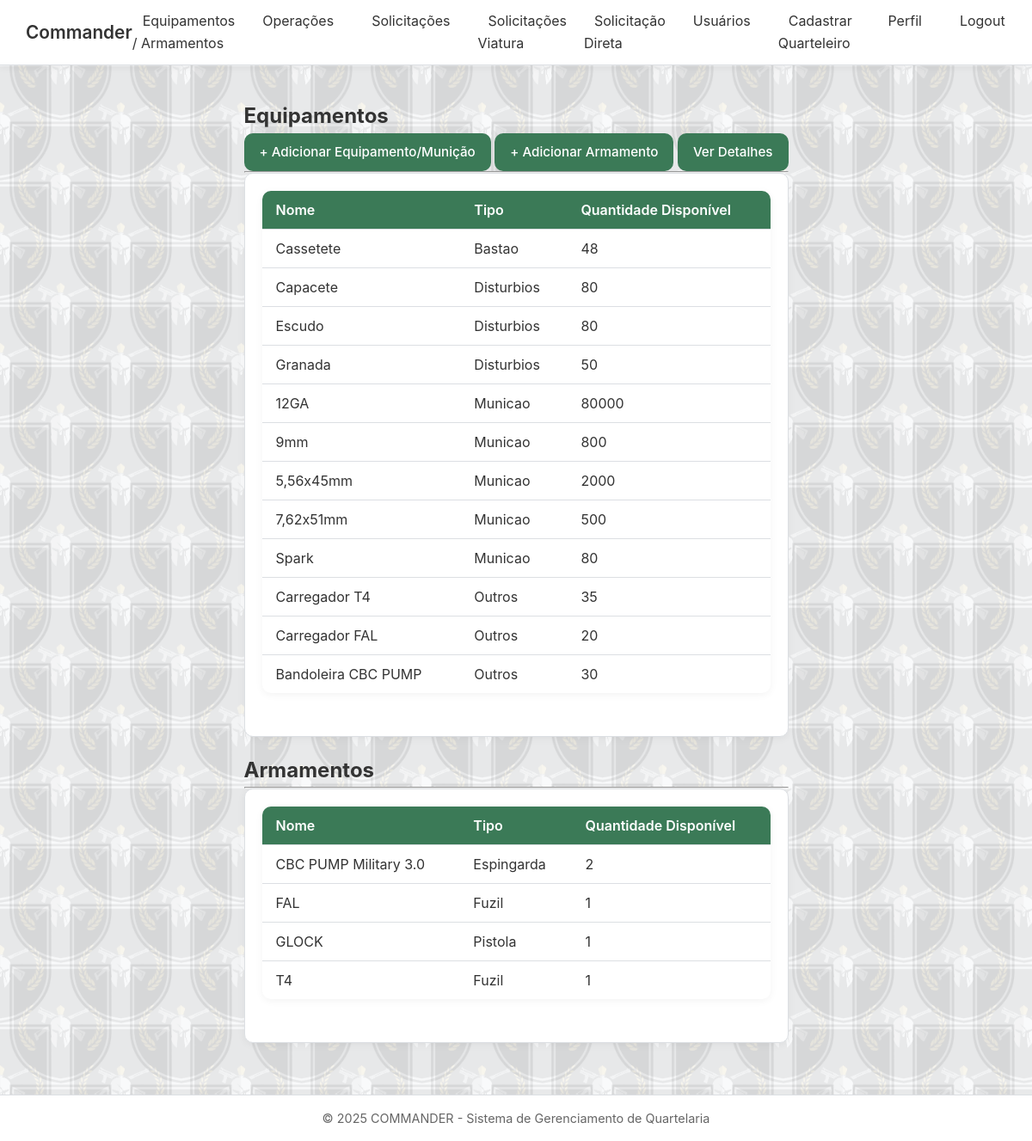
The app's page /equipamentos.php (signed in), older data.
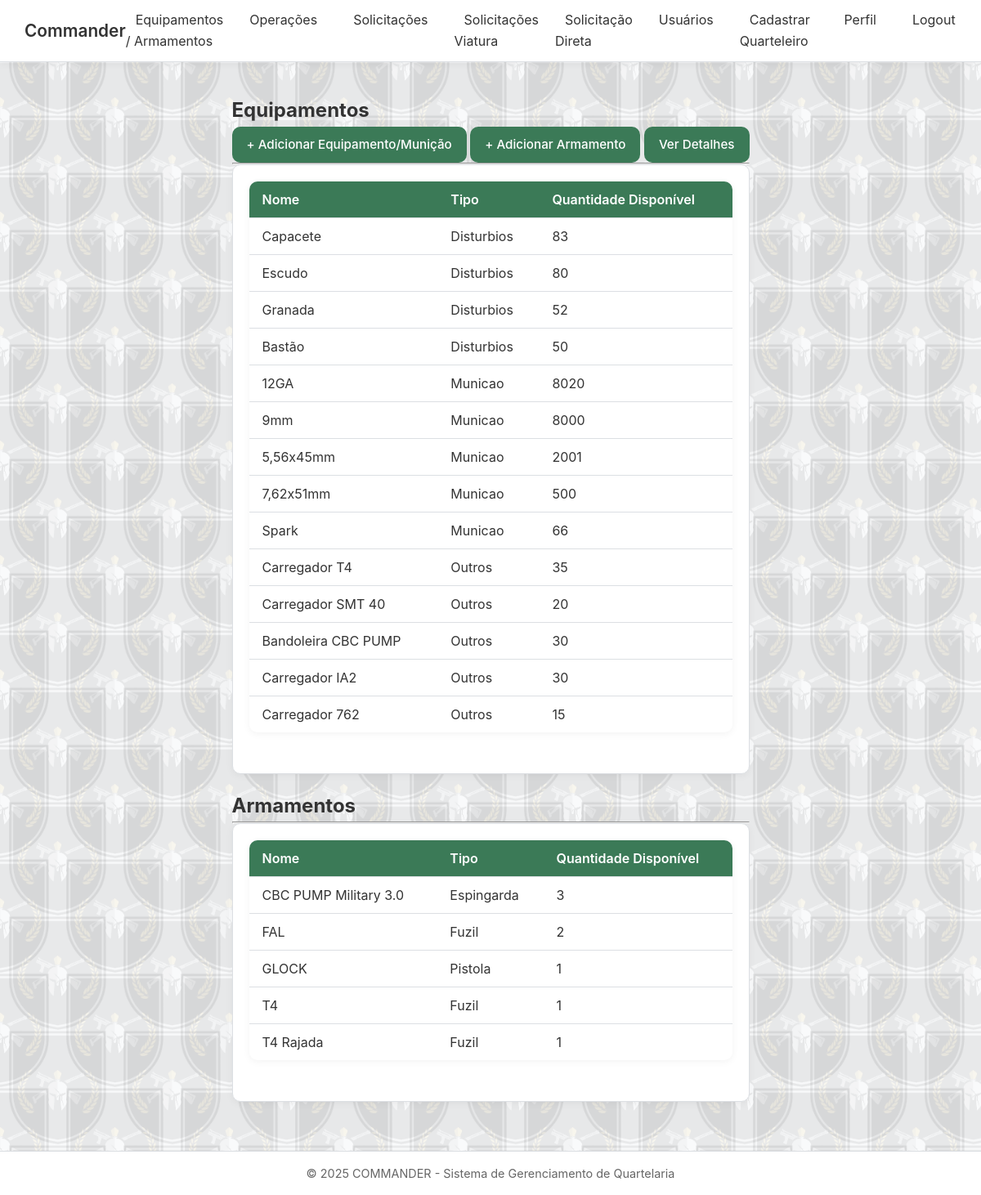
The same page, newer data.
### tables this page shows
CREATE TABLE IF NOT EXISTS `equipamentos` (
  `id_equipamento` int NOT NULL AUTO_INCREMENT,
  `nome_equipamento` varchar(255) NOT NULL,
  `tipo_equipamento` text NOT NULL,
  `quantidade_equipamento` int NOT NULL,
  `quantidade_disponivel_equipamento` int NOT NULL,
  `ultima_atualizacao_equipamento` datetime DEFAULT CURRENT_TIMESTAMP ON UPDATE CURRENT_TIMESTAMP,
  `status_equipamento` int NOT NULL,
  PRIMARY KEY (`id_equipamento`)
);

### equipamentos.php (the view, shortened to what this page needs)
<?php
include ("conecta.php");
$queryEquip = "SELECT * FROM equipamentos GROUP BY nome_equipamento ORDER BY tipo_equipamento";
$queryArma = "SELECT
                  nome_armamento,
                  tipo_armamento,
                  COUNT(*) AS quantidade_disponivel
              FROM armamentos
              WHERE status_armamento = 0
              GROUP BY nome_armamento, tipo_armamento";$resultEquip = mysqli_query($conexao, $queryEquip);
$resultArma = mysqli_query($conexao, $queryArma);
?>
<!DOCTYPE html>
<html lang="pt-br">
<head>
    <link rel="stylesheet" href="style.css">
</head>
<body>
<header>
  <nav>
    <div class="logo" ><a href="homeQuarteleiro.php">Commander</a></div>
    <ul>
      <li><a href="equipamentos.php" class="ativo">Equipamentos / Armamentos</a></li>
      <li><a href="operacoes.php">Operações</a></li>
      <li><a href="solicitacoesQuarteleiro.php">Solicitações</a></li>
      <li><a href="solicitacoesVtr.php">Solicitações Viatura</a></li>
      <li><a href="solicitarSolicitante.php">Solicitação Direta</a></li>
      <li><a href="listarUsuarios.php">Usuários</a></li>
      <li><a href="cadastrarQuarteleiro.php">Cadastrar Quarteleiro</a></li>
      <li><a href="editarPerfil.php">Perfil</a></li>
      <li><a href="logout.php">Logout</a></li>
    </ul>
  </nav>
</header>
<main class="container">
  <section>
    <h1>Equipamentos</h1>
    <div class="acoes-topo">
      <a href="addEquipamento.php" class="btn">+ Adicionar Equipamento/Munição</a>
      <a href="addArmamento.php" class="btn">+ Adicionar Armamento</a>
      <a href="verDetalhesItens.php" class="btn secundario">Ver Detalhes</a>
    </div>
    <hr>
    <div class="card">
      <table>
        <thead>
          <tr>
            <th>Nome</th>
            <th>Tipo</th>
            <th>Quantidade Disponível</th>
          </tr>
        </thead>
        <tbody>
        <?php
        while ($dadosEquip = mysqli_fetch_array($resultEquip)) {
            $nome = $dadosEquip['nome_equipamento'];
            $tipo = $dadosEquip['tipo_equipamento'];
            $quantidadeTotal = $dadosEquip['quantidade_equipamento'];
            $quantidadeDisponivel = $quantidadeTotal - $dadosEquip['quantidade_disponivel_equipamento'];
            echo "<tr>
                    <td>$nome</td>
                    <td>$tipo</td>
                    <td>$quantidadeDisponivel</td>
                  </tr>";
        }
        ?>
        </tbody>
      </table>
    </div>
  </section>
  <section>
    <h2>Armamentos</h2>
    <hr>
    <div class="card">
      <table>
        <thead>
          <tr>
            <th>Nome</th>
            <th>Tipo</th>
            <th>Quantidade Disponível</th>
          </tr>
        </thead>
        <tbody>
        <?php
while ($dadosArma = mysqli_fetch_array($resultArma)) {
    $nome = $dadosArma['nome_armamento'];
    $tipo = $dadosArma['tipo_armamento'];
    $quantidadeDisponivel = $dadosArma['quantidade_disponivel'];
    echo "<tr>
            <td>$nome</td>
            <td>$tipo</td>
            <td>$quantidadeDisponivel</td>
          </tr>";
}
        ?>
        </tbody>
      </table>
    </div>
  </section>
</main>
<footer>
&copy; <?php echo date("Y"); ?> COMMANDER - Sistema de Gerenciamento de Quartelaria</footer>
</body>
</html>

Row changes from the older to the newer data that the page shows:
removed equipamentos: nome_equipamento "Cassetete", tipo_equipamento "Bastao", quantidadeDisponivel "48"
changed equipamentos "Capacete": quantidade_equipamento "80" → "83"
changed equipamentos "Granada": quantidade_equipamento "50" → "52"
added equipamentos: nome_equipamento "Bastão", tipo_equipamento "Disturbios", quantidade_equipamento "50"
changed equipamentos "12GA": quantidade_equipamento "80000" → "8020"
changed equipamentos "9mm": quantidade_equipamento "800" → "8000"
changed equipamentos "5,56x45mm": quantidade_equipamento "2000" → "2001"
changed equipamentos "Spark": quantidadeDisponivel "80" → "66"
changed equipamentos: nome_equipamento "Carregador FAL" → "Carregador SMT 40"
added equipamentos: nome_equipamento "Carregador IA2", tipo_equipamento "Outros", quantidade_equipamento "30"
added equipamentos: nome_equipamento "Carregador 762", tipo_equipamento "Outros", quantidade_equipamento "15"
Text that changed along with them:
new list line: "CBC PUMP Military 3.0 Espingarda 3"
new list line: "FAL Fuzil 2"
new list line: "T4 Rajada Fuzil 1"
list line gone: "CBC PUMP Military 3.0 Espingarda 2"
list line gone: "FAL Fuzil 1"
